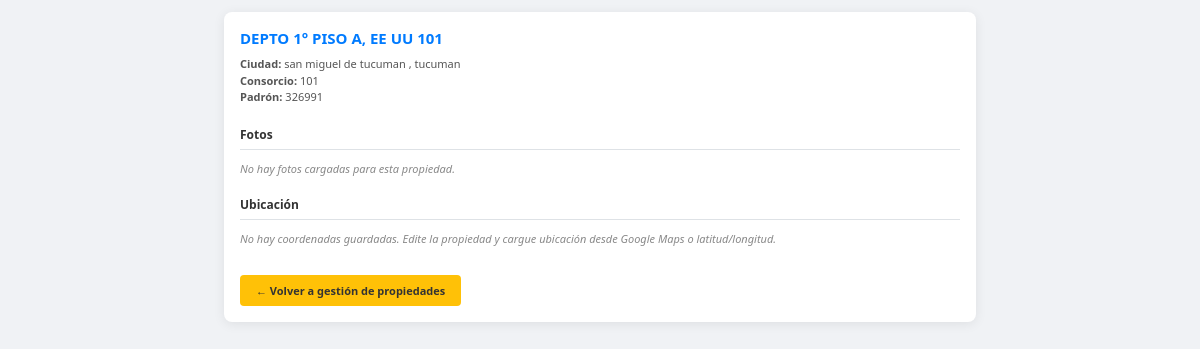
Page /ver_propiedad.php?id=68 (signed in) on the committed database.
### tables this page shows
CREATE TABLE `propiedades` (
  `propiedad_id` int(11) NOT NULL AUTO_INCREMENT,
  `acceso_creador_id` int(11) DEFAULT NULL COMMENT 'NULL=principal',
  `propiedad` varchar(255) NOT NULL,
  `ciudad` varchar(100) DEFAULT NULL,
  `padron` varchar(120) NOT NULL,
  `detalle` text NOT NULL,
  `consorcio` varchar(5) NOT NULL,
  `porcentaje` decimal(6,3) DEFAULT NULL,
  `propietario_id` int(11) NOT NULL,
  `alquiler` int(11) DEFAULT NULL,
  `mapa_lat` decimal(10,7) DEFAULT NULL,
  `mapa_lng` decimal(10,7) DEFAULT NULL,
  `mapa_enlace` varchar(768) DEFAULT NULL,
  `fotos_json` text DEFAULT NULL,
  `superficie` varchar(64) DEFAULT NULL,
  PRIMARY KEY (`propiedad_id`),
  UNIQUE KEY `padron` (`padron`),
  KEY `fk_propietario` (`propietario_id`),
  KEY `idx_prop_acceso_creador` (`acceso_creador_id`),
  CONSTRAINT `fk_propietario` FOREIGN KEY (`propietario_id`) REFERENCES `usuarios` (`id`)
);

### helpers_tenant_inmobiliaria.php (called while the page is built, shortened)
<?php
if (!function_exists('tenant_inmob_es_sofia')) {
    function tenant_inmob_asegurar_esquema($conexion): void
    {
        static $done = false;
        if ($done) {
            return;
        }
        tenant_inmob_reparar_acceso_creador_huerfanos($conexion);
    }
    function tenant_inmob_reparar_acceso_creador_huerfanos($conexion): void
    {
        $sid = tenant_inmob_id_acceso_sofia_efectivo($conexion);
    }
    function tenant_inmob_id_acceso_sofia_bd($conexion): int
    {
        static $id = null;
        if ($id !== null) {
            return $id;
        }
        $r = mysqli_query($conexion, "SELECT id FROM accesos WHERE LOWER(TRIM(usuario)) = 'sofia' LIMIT 1");
        if ($r && $row = mysqli_fetch_assoc($r)) {
            $id = (int) $row['id'];
        } else {
            $id = 0;
        }
        return $id;
    }
    function tenant_inmob_id_acceso_sofia_efectivo($conexion): int
    {
        $sid = tenant_inmob_id_acceso_sofia_bd($conexion);
        return $sid > 0 ? $sid : 0;
    }
}

### includes_propiedad_fotos_mapa.php (called while the page is built, shortened)
<?php
function propiedades_listar_fotos_disco($propiedad_id) {
    $propiedad_id = (int) $propiedad_id;
    $dir = HHH_ROOT . '/uploads/propiedades/' . $propiedad_id;
    if (!is_dir($dir)) {
        return [];
    }
    $out = [];
    sort($out);
    return $out;
}
function propiedades_fotos_unificadas($propiedad_id, $fotos_json) {
    $desde_db = propiedades_fotos_desde_json($fotos_json);
    $desde_disco = propiedades_listar_fotos_disco($propiedad_id);
    $merged = [];
    return $merged;
}
function propiedades_fotos_desde_json($json) {
    if ($json === null || $json === '') {
        return [];
    }
    $a = json_decode($json, true);
    return is_array($a) ? $a : [];
}

### ver_propiedad.php (the view, shortened to what this page needs)
<?php
include 'verificar_sesion.php';
require_once __DIR__ . '/includes_propiedad_fotos_mapa.php';
$id = (int)($_GET['id'] ?? 0);
$res = mysqli_query($conexion, "SELECT * FROM propiedades WHERE propiedad_id = " . $id . " LIMIT 1");
$prop = $res ? mysqli_fetch_assoc($res) : null;
require_once __DIR__ . '/helpers_tenant_inmobiliaria.php';
tenant_inmob_asegurar_esquema($conexion);
$fotos = propiedades_fotos_unificadas($id, $prop['fotos_json'] ?? null);
$lat = isset($prop['mapa_lat']) && $prop['mapa_lat'] !== null && $prop['mapa_lat'] !== '' ? (float)$prop['mapa_lat'] : null;
$lng = isset($prop['mapa_lng']) && $prop['mapa_lng'] !== null && $prop['mapa_lng'] !== '' ? (float)$prop['mapa_lng'] : null;
$tieneMapa = ($lat !== null && $lng !== null);
?>
<!DOCTYPE html>
<html lang="es">
<head>
</head>
<body>
<div class="card">
    <h1><?= htmlspecialchars($prop['propiedad'] ?? '') ?></h1>
    <div class="meta">
        <?php if (!empty($prop['ciudad'])): ?><div><strong>Ciudad:</strong> <?= htmlspecialchars($prop['ciudad']) ?></div><?php endif; ?>
        <?php if (!empty($prop['consorcio'])): ?><div><strong>Consorcio:</strong> <?= htmlspecialchars($prop['consorcio']) ?></div><?php endif; ?>
        <?php if (!empty($prop['padron'])): ?><div><strong>Padrón:</strong> <?= htmlspecialchars($prop['padron']) ?></div><?php endif; ?>
    </div>
    <h2 id="fotos">Fotos</h2>
    <?php if (count($fotos) === 0): ?>
        <p class="sin-dato">No hay fotos cargadas para esta propiedad.</p>
    <?php endif; ?>
    <h2 id="mapa">Ubicación</h2>
    <?php if (!$tieneMapa): ?>
        <p class="sin-dato">No hay coordenadas guardadas. Edite la propiedad y cargue ubicación desde Google Maps o latitud/longitud.</p>
    <?php endif; ?>
    <a href="propiedades.php" class="volver">← Volver a gestión de propiedades</a>
</div>
</body>
</html>

### ver_propiedad.php (style rules this page uses)
body { font-family: 'Segoe UI', sans-serif; background: #f0f2f5; margin: 0; padding: 12px; }
.card { background: white; max-width: 720px; margin: 0 auto; padding: 16px; border-radius: 8px; box-shadow: 0 2px 12px rgba(0,0,0,0.08); }
h1 { font-size: 15px; color: #007bff; margin: 0 0 8px; text-transform: uppercase; }
.meta { font-size: 11px; color: #555; margin-bottom: 16px; line-height: 1.5; }
h2 { font-size: 12px; color: #333; border-bottom: 1px solid #dee2e6; padding-bottom: 6px; margin: 20px 0 10px; }
.sin-dato { color: #888; font-size: 11px; font-style: italic; }
.volver { display: inline-block; margin-top: 18px; background: #ffc107; color: #333; padding: 8px 16px; border-radius: 4px; text-decoration: none; font-weight: bold; font-size: 11px; }

### rows in the picture
propiedades: propiedad "DEPTO 1° PISO A, EE UU 101", ciudad "san miguel de tucuman , tucuman", consorcio "101", padron "326991"
